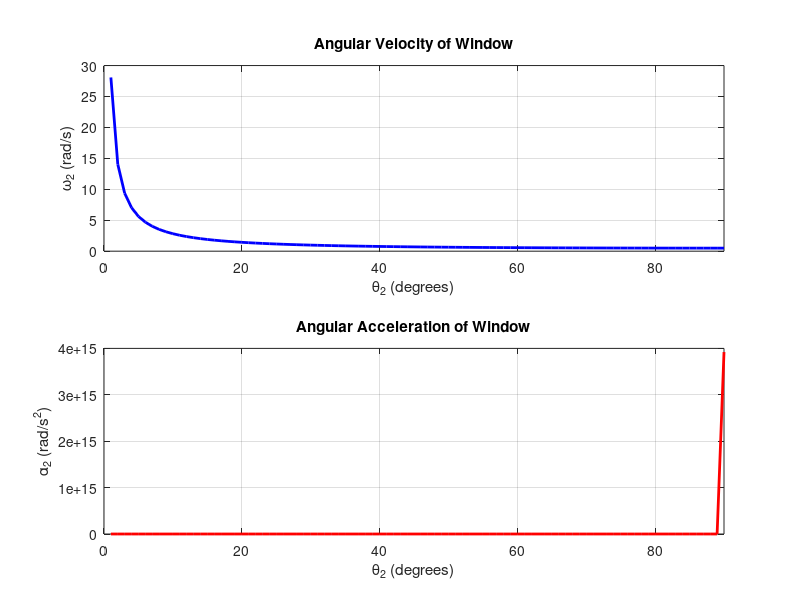

This figure's MATLAB source: (Note: this script raises an error after producing the figure.)
% Window Mechanism Simulation

% Constants (assumed values, as they weren't provided)
V1 = 1; % ft/s (velocity of drive nut)
V2 = 0.47; % ft/s (velocity of shoe)
R2 = 3; % ft (length of window, estimated from image)

% Create angle array (0 to 90 degrees)
theta2_deg = 0:1:90;
theta2_rad = deg2rad(theta2_deg);

% Calculate omega2 (angular velocity of window)
omega2 = (V1 + V2) ./ (R2 * sin(theta2_rad));

% Calculate angular acceleration of window
alpha2 = omega2.^2 .* tan(theta2_rad);

% Create figure with two subplots
figure('Position', [100, 100, 800, 600]);

% Angular Velocity Plot
subplot(2,1,1);
plot(theta2_deg, omega2, 'b-', 'LineWidth', 2);
title('Angular Velocity of Window');
xlabel('\theta_2 (degrees)');
ylabel('\omega_2 (rad/s)');
grid on;
xlim([0 90]);

% Angular Acceleration Plot
subplot(2,1,2);
plot(theta2_deg, alpha2, 'r-', 'LineWidth', 2);
title('Angular Acceleration of Window');
xlabel('\theta_2 (degrees)');
ylabel('\alpha_2 (rad/s^2)');
grid on;
xlim([0 90]);

% Add overall title to the figure
sgtitle('Window Mechanism Simulation', 'FontSize', 16, 'FontWeight', 'bold');

% Adjust layout
set(gcf, 'Color', 'w');